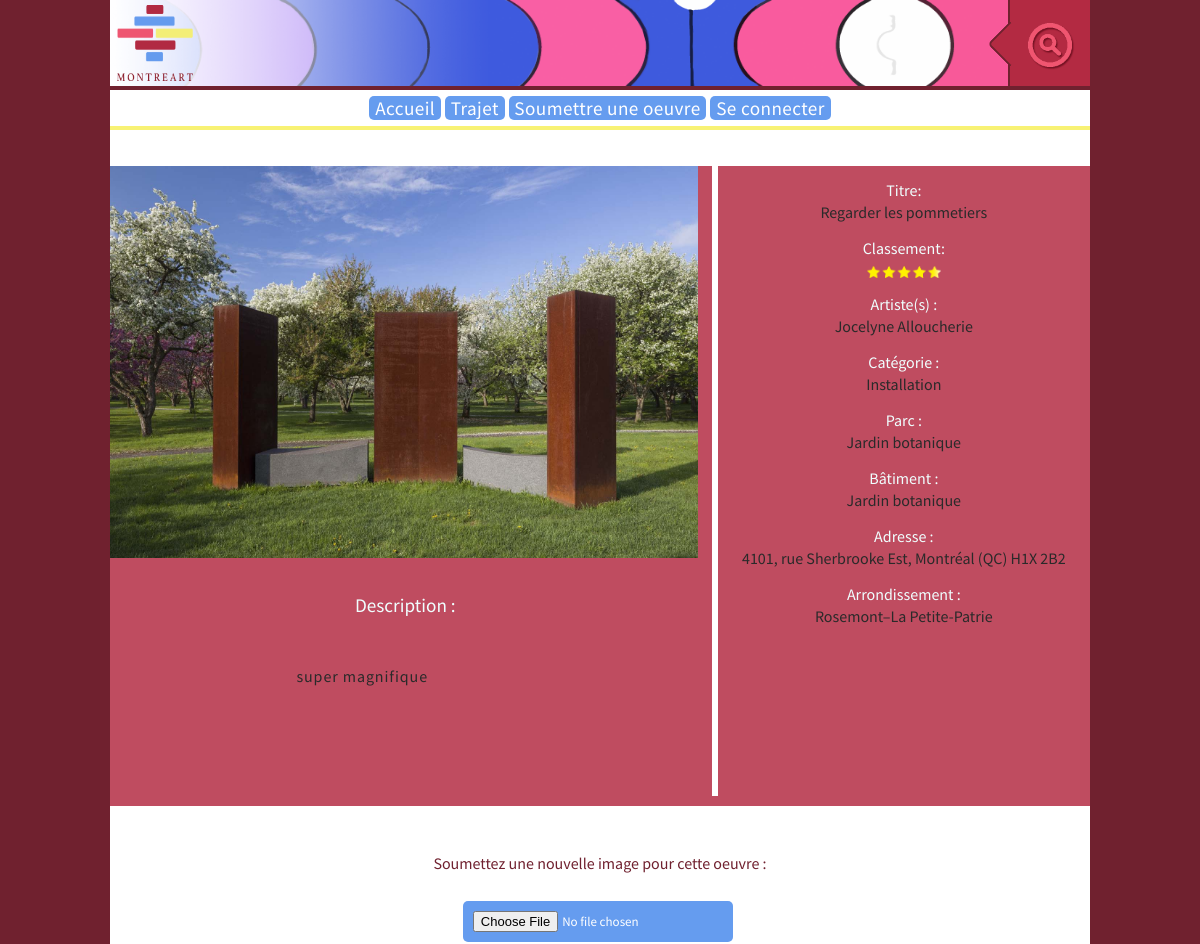
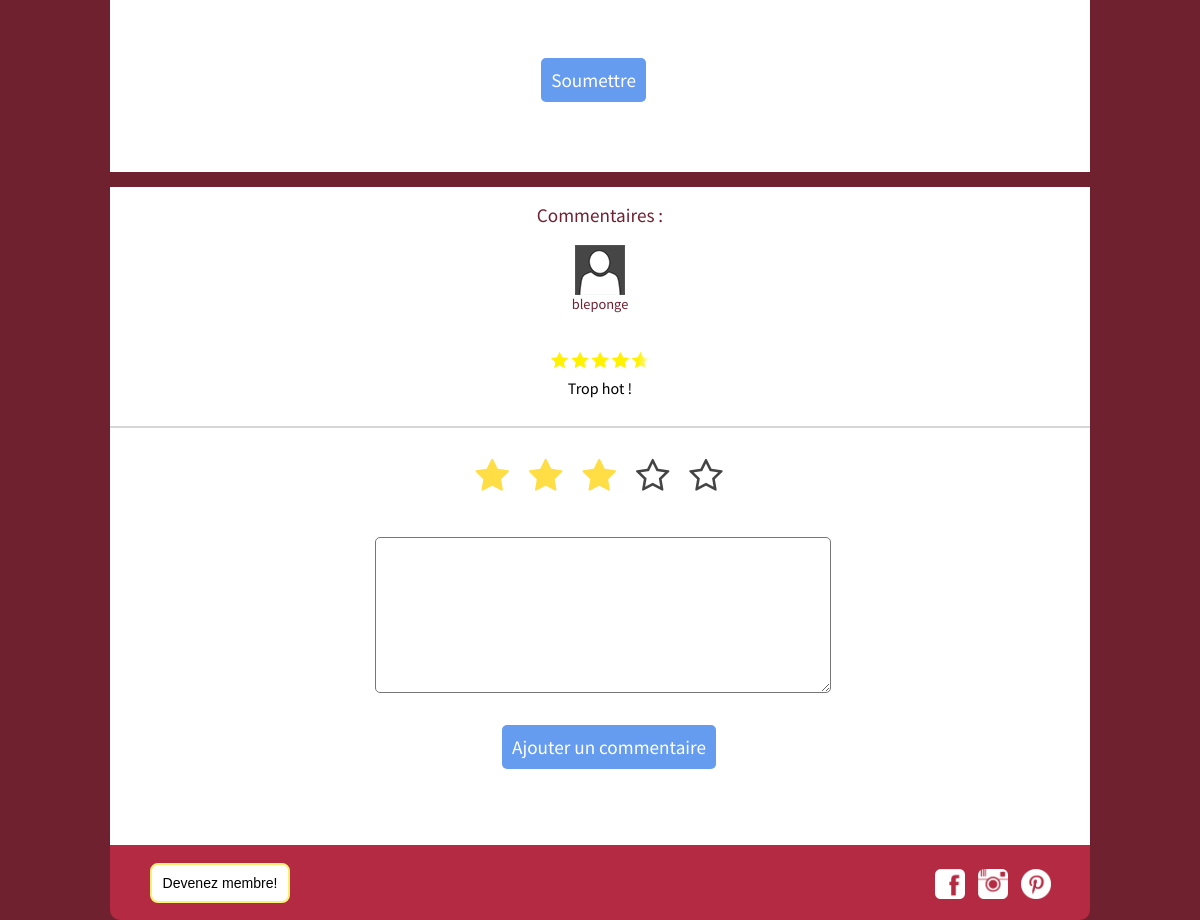
The app's page /?r=oeuvre&o=3 with its own data (2 pictures, top to bottom).
### tables this page shows
CREATE TABLE Oeuvres (idOeuvre INT  AUTO_INCREMENT NOT NULL,
titre VARCHAR(100),
noInterneMtl INT(5) UNIQUE,
latitude VARCHAR(15),
longitude VARCHAR(15),
parc VARCHAR(100),
batiment VARCHAR(100),
adresse VARCHAR(100),
descriptionFR TEXT,
descriptionEN TEXT,
authorise boolean NOT NULL,
idCategorie INT,
idArrondissement INT,
dateSoumissionOeuvre date,
PRIMARY KEY (idOeuvre) );

CREATE TABLE OeuvresArtistes (
idOeuvre INT NOT NULL,
idArtiste INT NOT NULL
);

CREATE TABLE Artistes (idArtiste INT  AUTO_INCREMENT NOT NULL,
prenomArtiste VARCHAR(50),
nomArtiste VARCHAR(50),
nomCollectif VARCHAR(50),
PRIMARY KEY (idArtiste) );

CREATE TABLE Categories (idCategorie INT  AUTO_INCREMENT NOT NULL,
nomCategorieFR VARCHAR(50) UNIQUE,
nomCategorieEN VARCHAR(50) UNIQUE,
PRIMARY KEY (idCategorie) );

CREATE TABLE Arrondissements (idArrondissement INT  AUTO_INCREMENT NOT NULL,
nomArrondissement VARCHAR(50) UNIQUE,
PRIMARY KEY (idArrondissement) );

CREATE TABLE Commentaires (idCommentaire INT  AUTO_INCREMENT NOT NULL,
texteCommentaire TEXT,
voteCommentaire SMALLINT,
langueCommentaire CHAR(2),
authorise boolean NOT NULL,
idOeuvre INT NOT NULL,
idUtilisateur INT NOT NULL,
dateSoumissionCommentaire date,
PRIMARY KEY (idCommentaire) );

CREATE TABLE Utilisateurs (idUtilisateur INT  AUTO_INCREMENT NOT NULL,
nomUsager VARCHAR(50) UNIQUE,
motPasse VARCHAR(32),
prenom VARCHAR(50),
nom VARCHAR(50),
courriel VARCHAR(50) UNIQUE,
descriptionProfil TEXT,
photoProfil VARCHAR(100),
administrateur BOOL,
PRIMARY KEY (idUtilisateur) );

### index.php (called while the page is built, shortened)
<?php
	require_once("./config.php");
	$oCtl = new Controler();
	$oCtl->gerer();
?>

### lib/BDD/BaseDeDonnees.class.php (called while the page is built, shortened)
<?php
class BaseDeDonnees {
    private $hote = HOTE;
    private $utilisateur = UTILISATEUR;
    private $pass = PASS;
    private $nombd = BDD;
    private $database;
    private $instruction;
    private static $_instance = null;
	public static function getInstance() {
		if(!self::$_instance)
		{
			self::$_instance = new self();
		}
		return self::$_instance;
	}
    private function __construct() {
        $dsn = 'mysql:host=' . $this->hote . ';dbname=' . $this->nombd;
        $options = array(
            PDO::ATTR_PERSISTENT => true,
            PDO::ATTR_ERRMODE => PDO::ERRMODE_EXCEPTION
        );
        try {
            $this->database = new PDO($dsn, $this->utilisateur, $this->pass, $options);
        }
        catch (PDOException $e) {
            $this->erreur = $e->getMessage();
        }
    }
    public function query($requete) {
        $this->database->query("SET NAMES 'utf8'");
        $this->instruction = $this->database->prepare($requete);
    }
    public function bind($param, $value, $type = null) {
        if (is_null($type)) {
            switch (true) {
                default:
                    $type = PDO::PARAM_STR;
            }
        }
        $this->instruction->bindValue($param, $value, $type);
    }
    public function execute() {
        try {
            $resultat = $this->instruction->execute();
        }
        catch(PDOException $e) {
            $msgErreur = "Erreur de traitement : " . $e->getMessage();
            return $msgErreur;
        }
    }
    public function resultset() {
        $this->execute();
        return $this->instruction->fetchAll(PDO::FETCH_ASSOC);
    }
    public function uneLigne() {
        $this->execute();
        return $this->instruction->fetch(PDO::FETCH_ASSOC);
    }
}

### modeles/Oeuvre.class.php (called while the page is built, shortened)
<?php
class Oeuvre {
    private static $database;
    function __construct() {
        if (!isset(self::$database)) {
            self::$database = BaseDeDonnees::getInstance();
        }
    }
    public function getOeuvreById($id) {
        self::$database->query('SELECT * FROM Oeuvres JOIN Categories ON Oeuvres.idCategorie = Categories.idCategorie JOIN Arrondissements ON Arrondissements.idArrondissement = Oeuvres.idArrondissement WHERE Oeuvres.idOeuvre = :id AND Oeuvres.authorise = true');
        self::$database->bind(':id', $id);
        $infoOeuvre = array();
        if ($oeuvreBDD = self::$database->uneLigne()) {
            $infoOeuvre = $oeuvreBDD;
        }
        return $infoOeuvre;
    }
}
?>

### config.php (called while the page is built, shortened)
<?php
	function my_autoloader($class)
	{
		$dossierClasse = array('modeles/', 'vues/', 'lib/BDD/', 'lib/', 'config/', '' );
	}
?>

### modeles/Commentaire.class.php (called while the page is built, shortened)
<?php
class Commentaire {
    private static $database;
	function __construct() {
        if (!isset(self::$database)) {
            self::$database = BaseDeDonnees::getInstance();
        }
	}
    public function getCommentairesByOeuvre($idOeuvre, $langue) {
        $infoCommentaires = array();
        self::$database->query('SELECT * FROM Commentaires JOIN Utilisateurs ON Utilisateurs.idUtilisateur = Commentaires.idUtilisateur WHERE Commentaires.idOeuvre = :id AND Commentaires.authorise = true AND Commentaires.langueCommentaire = :langue');
        self::$database->bind(':id', $idOeuvre);
        self::$database->bind(':langue', $langue);
        if ($commentairesBDD = self::$database->resultset()) {
            foreach ($commentairesBDD as $commentaire) {
                $unCommentaire = array("texteCommentaire"=>$commentaire["texteCommentaire"], "voteCommentaire"=>$commentaire["voteCommentaire"], "nomUsager"=>$commentaire["nomUsager"], "photoProfil"=>$commentaire["photoProfil"]);
                $infoCommentaires[] = $unCommentaire;
            }
        }
        return $infoCommentaires;
    }
	public function getClassementOeuvre($idOeuvre){
		$oeuvre = array();
			self::$database->query('SELECT idOeuvre, ROUND(AVG(voteCommentaire),0) AS moyenne FROM commentaires WHERE authorise = 1 AND idOeuvre = :idOeuvre GROUP BY idOeuvre');
			self::$database->bind(':idOeuvre', $idOeuvre);
			 if ($oeuvreBDD = self::$database->uneLigne()) {
				$oeuvre = $oeuvreBDD;
        }
        return $oeuvre;
	}
}
?>

### modeles/Cookie.class.php (called while the page is built, shortened)
<?php
class Cookie {
    private $langue;
	function __construct() {
        if (isset($_COOKIE["langue"])) {
            $this->langue = strtoupper($_COOKIE["langue"]);
        }
        else {
            $this->langue = "FR";
        }
	}
    public function getLangue() {
        return $this->langue;
    }
}
?>

### modeles/Artiste.class.php (called while the page is built, shortened)
<?php
class Artiste {
    private static $database;
	function __construct() {
        if (!isset(self::$database)) {
            self::$database = BaseDeDonnees::getInstance();
        }
    }
    public function getArtistesbyOeuvreId ($idOeuvre) {
        $artistes = array();
        self::$database->query('SELECT * FROM Artistes JOIN OeuvresArtistes ON OeuvresArtistes.idArtiste = Artistes.idArtiste WHERE OeuvresArtistes.idOeuvre = :idOeuvre');
        self::$database->bind(':idOeuvre', $idOeuvre);
        if ($lignes = self::$database->resultset()) {
            foreach ($lignes as $ligne) {
                $artistes[] = $ligne;
            }
            return $artistes;
        }
    }
}
?>

### vues/VueOeuvre.class.php (the view, shortened to what this page needs)
<?php
class VueOeuvre extends Vue {
    private $oeuvre;
    private $commentaires;
    private $photos;
    private $artistes;
    protected $langue;
    public function setData($oeuvre, $commentaires, $photos, $artistes,$classement, $langue) {
        $this->oeuvre = $oeuvre;
        $this->commentaires = $commentaires;
        $this->photos = $photos;
        $this->artistes = $artistes;
        $this->classement = $classement;
        $this->langue = $langue;
    }
    public function afficherBody() {
        if (empty($this->oeuvre)) {
            echo "<p id='oeuvreNonTrouveeP'>Cette oeuvre n'a pas été trouvée dans la base de données</p>";
        }
        else {
            echo "<div id='backgroundOeuvreHead'>";
            echo "<div class='sliderOeuvre'>";
            if ($this->photos) {
                for ($i = 0; $i < count($this->photos); $i++) {
                    $imgPhoto = $this->photos[$i]['image'];
                    echo "<img src = '$imgPhoto' alt='image photo'>";
                }
            }
            else {
                $imgDefaut = "images/imgDefaut".$this->langue.".png";
                echo "<img src = '$imgDefaut' alt='image photo'>";
            }
            echo "</div>";
            $idOeuvreencours=$this->oeuvre["idOeuvre"];
            echo "<div class='infosOeuvre'>
            <div id='bordureOeuvre'></div>
            <h4 class='h4InfosOeuvre' id='TitreOeuvre'>Titre: </h4>";
        echo  "<p>".$this->oeuvre['titre']."</p>";
            echo "<h4 class='h4InfosOeuvre'>Classement:</h4>";
            if(isset($this->classement) && $this->classement!=null){
                 switch ($this->classement['moyenne']) {
                            case 5:
                                $imgVote = "etoiles_5.png";
                                break;
                        }
                 echo "<div class='ratingOeuvre'><img src = 'images/$imgVote' alt='image de classement'></div>";
            }else{
                echo "<div class='ratingOeuvre'><img src = 'images/etoiles_0.png' alt='image de classement'></div>";
                echo "<p>Non-classé</p>";
            }
        echo "<h4 class='h4InfosOeuvre'>Artiste(s) : </h4><p>";
        foreach ($this->artistes as $artiste) {
            if (isset($artiste["nomArtiste"])) {
                if (isset($artiste["prenomArtiste"])) {
                    echo  $artiste["prenomArtiste"]." ";
                }
                echo  $artiste["nomArtiste"];
            }
            echo "<br>";
        }
        echo "</p>";
        if (isset($this->oeuvre["nomCategorie" . $this->langue])) {
            echo "<h4 class='h4InfosOeuvre'>Catégorie : </h4>"."<p>". $this->oeuvre["nomCategorie" . $this->langue]."</p>";
        }
        if ( $this->oeuvre["parc"]) {
            echo "<h4 class='h4InfosOeuvre'>Parc : </h4>"."<p>". $this->oeuvre["parc"]."</p>";
        }
        if ( $this->oeuvre["batiment"]) {
            echo "<h4 class='h4InfosOeuvre'>Bâtiment : </h4>"."<p>". $this->oeuvre["batiment"]."</p>";
        }
        if ( $this->oeuvre["adresse"]) {
            echo "<h4 class='h4InfosOeuvre'>Adresse : </h4>"."<p>". $this->oeuvre["adresse"]."</p>";
        }
        if ( $this->oeuvre["nomArrondissement"]) {
            echo "<h4 class='h4InfosOeuvre'>Arrondissement : </h4>"."<p>". $this->oeuvre["nomArrondissement"]."</p>";
        }
        echo "<a class='boutonMoyenne' id='boutonDirection' href='?r=trajet'>Directions</a></div>";
        if (isset($this->oeuvre["description" . $this->langue])) {
            echo "<div>
            <h3 class='titresPageOeuvre' id='descriptionTitreOeuvre'>Description :</h3>
            <p class='textStandard' id='texteDescriptionOeuvre'>".$this->oeuvre["description" . $this->langue]."</p></div>";
            echo "</div>";
        }
    ?>
                <form name="formPhotoUnique" id="formPhotoUnique" action="?r=oeuvre&o=<?php echo($idOeuvreencours);?>&action=envoyerPhoto" onsubmit="return validePhotoSubmit();" method="post" enctype="multipart/form-data">
                    <h4 id="selectImageUpload">Soumettez une nouvelle image pour cette oeuvre :</h4>
                    <input class='boutonMoyenne' type="file" name="fileToUpload" id="fileToUpload">
                    <br>
                    <input class='boutonMoyenne' id="btnSoumettrePhoto" type="submit" value="Soumettre" name="soumettrePhotoUnique">
                    <br>
                </form>
                <div class='borderMobile'></div>
                <h3 class='titresPageOeuvre' id="h3CommentaireTitre">Commentaires :</h3>
                <?php
                if ($this->commentaires) {
                    for ($i = 0; $i < count($this->commentaires); $i++) {
                        echo "<div class='unCommentaire'>";
                        switch ($this->commentaires[$i]['voteCommentaire']) {
                            case 5:
                                $imgVote = "etoiles_5.png";
                                break;
                        }
                        if (isset($this->commentaires[$i]['photoProfil'])) {
                            $imgPhoto = $this->commentaires[$i]['photoProfil'];
                        }
                        else {
                            $imgPhoto = 'images/photoProfilDefaut.jpg';
                        }
                        echo "<img class='thumbnail' src = '$imgPhoto' alt='photo de profil'><br>";
                        echo "<h5 id='idUtilisateur'>".$this->commentaires[$i]["nomUsager"]."</h5>";
                        echo "<img class='ratingUtilisateur' src = 'images/$imgVote' alt='photo du vote'>";
                        echo "<p class='texteCommP'>".$this->commentaires[$i]["texteCommentaire"]."</p>"."</div>";
                    }
                }
                else {
                    echo "<div class='unCommentaire'><p class='texteCommP'>Aucun commentaire</p></div>";
                }
            ?>
<form method="post" name="formAjoutCommentaire" id='formAjoutCommentaire' action="?r=oeuvre&o=<?php echo($idOeuvreencours);?>&action=envoyerCommentaire"  onsubmit="return valideAjoutCommentaireOeuvre();">
                <div class="cont">
                  <div class="stars">
                      <label class="star star-5" for="star-5-2"></label>
                      <label class="star star-4" for="star-4-2"></label>
                      <label class="star star-3" for="star-3-2"></label>
                      <label class="star star-2" for="star-2-2"></label>
                      <label class="star star-1" for="star-1-2"></label>
                  </div>
                </div>
                <textarea name='commentaireAjout' id='commentaireAjout' ></textarea>
                <input  class='boutonMoyenne' id="boutonAjouterCom" type='submit' name='ajoutCommentaire' value='Ajouter un commentaire'  >
            <br>
            </form>
<?php
        }
    }
}
?>

### records on screen
oeuvres: titre "Regarder les pommetiers", idCategorie.nomCategorieFR "Installation", parc "Jardin botanique", batiment "Jardin botanique", adresse "4101, rue Sherbrooke Est, Montréal (QC) H1X 2B2", idArrondissement.nomArrondissement "Rosemont–La Petite-Patrie", descriptionFR "super magnifique"
oeuvresartistes: idArtiste.prenomArtiste "Jocelyne", idArtiste.nomArtiste "Alloucherie"
commentaires: idUtilisateur.nomUsager "bleponge", texteCommentaire "Trop hot !"
